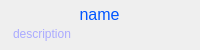
<?xml version="1.0" encoding="UTF-8"?>
<ui version="4.0">
 <class>MyListItem</class>
 <widget class="QWidget" name="MyListItem">
  <property name="geometry">
   <rect>
    <x>0</x>
    <y>0</y>
    <width>200</width>
    <height>50</height>
   </rect>
  </property>
  <property name="windowTitle">
   <string>Form</string>
  </property>
  <property name="autoFillBackground">
   <bool>false</bool>
  </property>
  <property name="styleSheet">
   <string notr="true"/>
  </property>
  <widget class="EditableLabel" name="name">
   <property name="geometry">
    <rect>
     <x>9</x>
     <y>4</y>
     <width>181</width>
     <height>20</height>
    </rect>
   </property>
   <property name="font">
    <font>
     <pointsize>12</pointsize>
    </font>
   </property>
   <property name="styleSheet">
    <string notr="true">color: rgb(0, 85, 255);</string>
   </property>
   <property name="text">
    <string>name</string>
   </property>
   <property name="alignment">
    <set>Qt::AlignCenter</set>
   </property>
  </widget>
  <widget class="QLabel" name="background">
   <property name="geometry">
    <rect>
     <x>2</x>
     <y>2</y>
     <width>196</width>
     <height>46</height>
    </rect>
   </property>
   <property name="sizePolicy">
    <sizepolicy hsizetype="Expanding" vsizetype="Expanding">
     <horstretch>0</horstretch>
     <verstretch>0</verstretch>
    </sizepolicy>
   </property>
   <property name="styleSheet">
    <string notr="true">border-width: 15px;
border-image: url(:/res/Resources/background_1.png) 20 20 20 20 stretch stretch;</string>
   </property>
   <property name="text">
    <string/>
   </property>
  </widget>
  <widget class="EditableLabel" name="description">
   <property name="geometry">
    <rect>
     <x>13</x>
     <y>24</y>
     <width>181</width>
     <height>20</height>
    </rect>
   </property>
   <property name="styleSheet">
    <string notr="true">color: rgb(170, 170, 255);</string>
   </property>
   <property name="text">
    <string>description</string>
   </property>
  </widget>
  <zorder>background</zorder>
  <zorder>name</zorder>
  <zorder>description</zorder>
 </widget>
 <customwidgets>
  <customwidget>
   <class>EditableLabel</class>
   <extends>QLabel</extends>
   <header>editablelabel.h</header>
  </customwidget>
 </customwidgets>
 <resources/>
 <connections/>
</ui>
